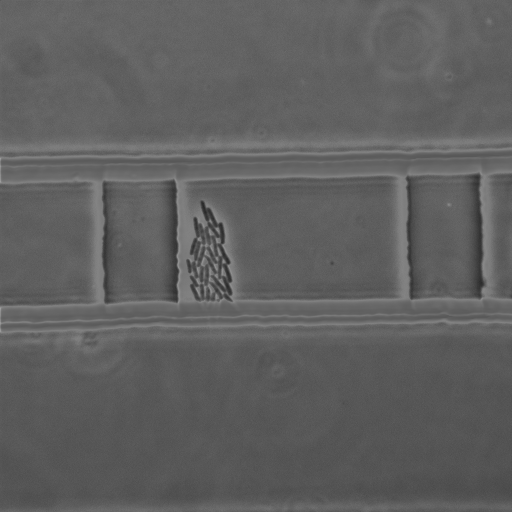
#> input picture bacteria_test.png, 512 x 512 px
$ python 'cluster detection workingver.py'
#> lines starting #> are read from the running program, lines starting #| are printed output that depends on the picture; after the words box and inside, x2 and y2 are one past the last pixel; in counts of white or black regions, pixels touching at a corner belong together
import cv2
import numpy as np
import matplotlib.pyplot as plt
from skimage.filters import threshold_otsu, rank
from skimage.morphology import disk

image_path = "bacteria_test.png"
image = cv2.imread(image_path, cv2.IMREAD_GRAYSCALE)
#> image is the input picture: shape (512, 512); min 39, max 158, mean 95.4

#applying entropy filter
entropy_img = rank.entropy(image, disk(3))
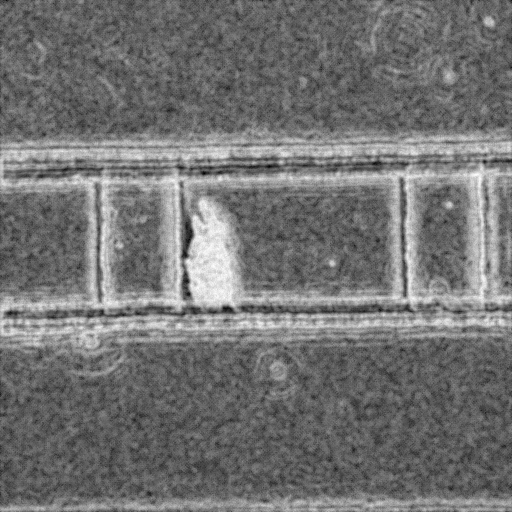
#> entropy_img: shape (512, 512) float64; min 1.33, max 4.86, mean 2.92; drawn with min black and max white

#applying Otsu’s threshold (to segment high-yexture regions)
threshold = threshold_otsu(entropy_img)
#> threshold = 3.18
binary_mask = entropy_img > threshold
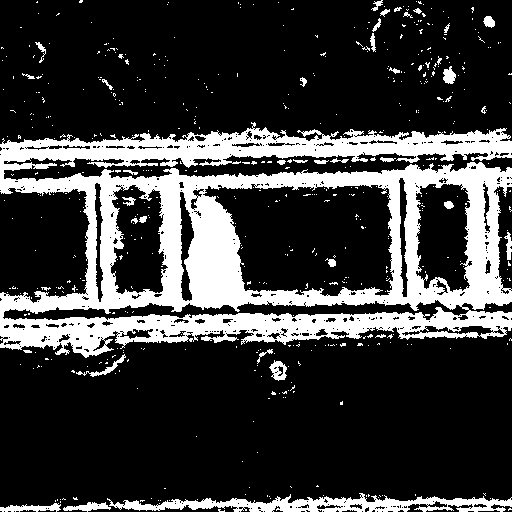
#> binary_mask: shape (512, 512) bool; 23% white; 534 white regions (495 under 20 px), largest, box (x1, y1, x2, y2) and area: (0, 122, 512, 358) 52752, (107, 493, 512, 512) 3646, (0, 503, 61, 512) 313

#convert to uint8
binary_mask = (binary_mask * 255).astype(np.uint8)

#adaptive
adaptive_thresh = cv2.adaptiveThreshold(image, 255, cv2.ADAPTIVE_THRESH_GAUSSIAN_C,
                                        cv2.THRESH_BINARY_INV, 21, 5)
#> adaptive_thresh: shape (512, 512); 6.9% white; 2181 white regions (2133 under 20 px), largest, box (x1, y1, x2, y2) and area: (1, 151, 512, 166) 2056, (1, 315, 512, 330) 1796, (406, 173, 485, 300) 1710

#combines entropy and adaptive thresholding
combined_mask = cv2.bitwise_and(binary_mask, adaptive_thresh)
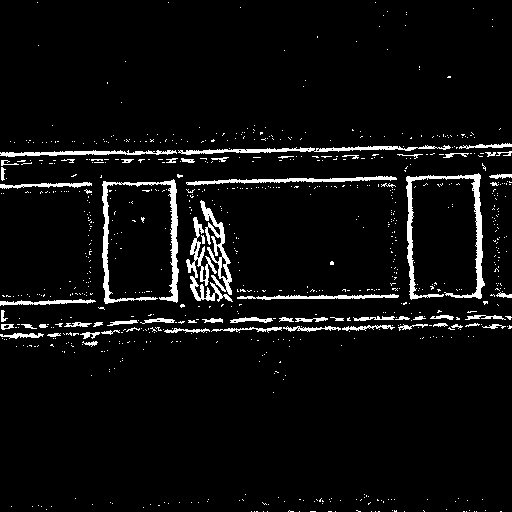
#> combined_mask: shape (512, 512); 5.1% white; 806 white regions (743 under 20 px), largest, box (x1, y1, x2, y2) and area: (406, 173, 485, 300) 1699, (102, 179, 179, 304) 1656, (186, 217, 233, 302) 923

#morphological refinement
kernel = np.ones((3, 3), np.uint8)
processed_mask = cv2.dilate(combined_mask, kernel, iterations=1)
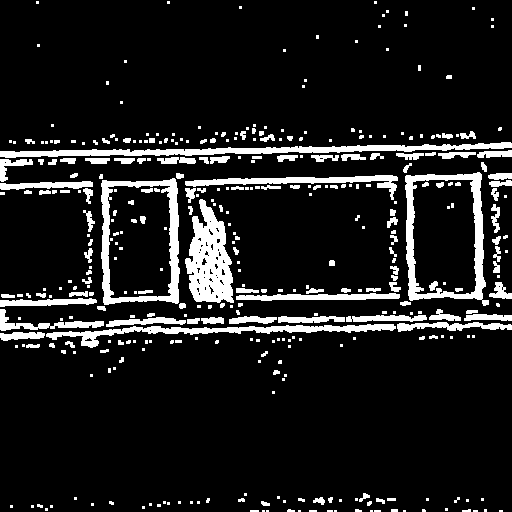
#> processed_mask: shape (512, 512); 11.3% white; 380 white regions (238 under 20 px)

#finding contours
contours, _ = cv2.findContours(processed_mask, cv2.RETR_EXTERNAL, cv2.CHAIN_APPROX_SIMPLE)
#> contours = 352 contours, 264 with area under 20; largest, box (x1, y1, x2, y2) and area: (405, 172, 489, 306) 9256, (101, 178, 180, 305) 9045, (185, 199, 234, 303) 3156, (0, 142, 512, 158) 2428, (46, 324, 396, 348) 1706

#select only the largest compact object in the centre (may need to be adjusted)
height, width = image.shape
#> height = 512; width = 512
center_x, center_y = width // 2, height // 2
#> center_x = 256; center_y = 256
roi_x_min, roi_x_max = int(0.3 * width), int(0.7 * width) #central region
#> roi_x_min = 153; roi_x_max = 358
roi_y_min, roi_y_max = int(0.3 * height), int(0.7 * height)
#> roi_y_min = 153; roi_y_max = 358

best_contour = None
best_score = -1

for cnt in contours:
    area = cv2.contourArea(cnt)
    if area < 200:  # ignore tiny objects
        continue

    #compute compactness (convexity)
    hull = cv2.convexHull(cnt)
    hull_area = cv2.contourArea(hull)
    solidity = float(area) / hull_area if hull_area > 0 else 0

    #compute distance to center and check if it's within the target area
    M = cv2.moments(cnt)
    if M["m00"] != 0:
        cx = int(M["m10"] / M["m00"])
        cy = int(M["m01"] / M["m00"])
        if not (roi_x_min < cx < roi_x_max and roi_y_min < cy < roi_y_max):
            continue  #ignore anything outside the center region (again may need to be refined for our images)
        distance = np.sqrt((cx - center_x) ** 2 + (cy - center_y) ** 2)
    else:
        distance = float('inf')

    # scoring based on area, solidity, and closeness to centre
    score = (area * solidity) / (1 + distance * 0.2)

    if score > best_score:
        best_score = score
        best_contour = cnt
#> this loop made 352 passes
#> (area, hull_area, solidity, cx, cy, distance, best_score) on passes 103, 200: (1705.5, 4517.5, 0.378, 216, 330, 84.12, 36.12), (3155.5, 3718, 0.849, 209, 260, 47.17, 256.7)
#> (area, hull_area, solidity, cx, cy, distance) on passes 110, 111, 140, 233: (288, 377.5, 0.763, 308, 319, 81.69), (221.5, 286, 0.774, 251, 319, 63.2), (715, 916.5, 0.78, 319, 296, 74.63), (1131.5, 3249, 0.348, 301, 180, 88.32)
#> after the loop, best_contour = contour of 175 points, box (x1, y1, x2, y2) (185, 199, 234, 303), area 3156; best_score = 256.7

#plotting
fig, axs = plt.subplots(1, 3, figsize=(18, 6))

#displaying clusters
contour_image = cv2.cvtColor(image, cv2.COLOR_GRAY2BGR)
if best_contour is not None:
    cv2.drawContours(contour_image, [best_contour], -1, (0, 255, 0), 2)
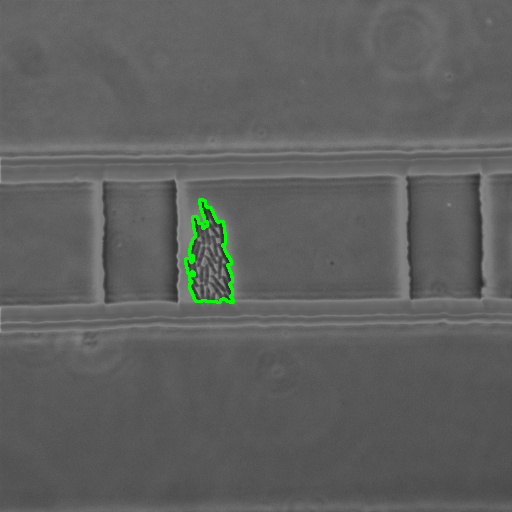
#> contour_image: shape (512, 512, 3); 0.43% of pixels changed, all inside (x1, y1, x2, y2) = (184, 198, 235, 304)

axs[0].imshow(contour_image, cmap='gray')
axs[0].set_title("Final Isolated Bacterial Cluster")
axs[0].axis("off")

#creating bacterial heatmap (may not be too useful)
heatmap = np.zeros_like(image, dtype=np.uint8)
if best_contour is not None:
    cv2.drawContours(heatmap, [best_contour], -1, (255), thickness=cv2.FILLED)
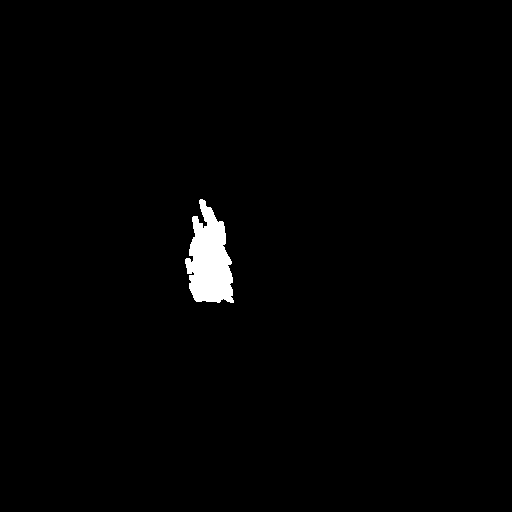
#> heatmap: shape (512, 512); 1.3% white; 1 white region, box (x1, y1, x2, y2) and area: (185, 199, 234, 303) 3317

axs[1].imshow(heatmap, cmap='hot', interpolation='nearest')
axs[1].set_title("Final Bacterial Heatmap")
axs[1].axis("off")

#creating histogram (also not too useful, may delete)
if best_contour is not None:
    axs[2].hist([cv2.contourArea(best_contour)], bins=5, color="blue", alpha=0.7, edgecolor="black")
axs[2].set_title("Cluster Size Distribution")
axs[2].set_xlabel("Cluster Size (pixels)")
axs[2].set_ylabel("Count")

print("Final Isolated Bacterial Cluster Found:", best_contour is not None)
#| Final Isolated Bacterial Cluster Found: True

plt.tight_layout()
plt.show()
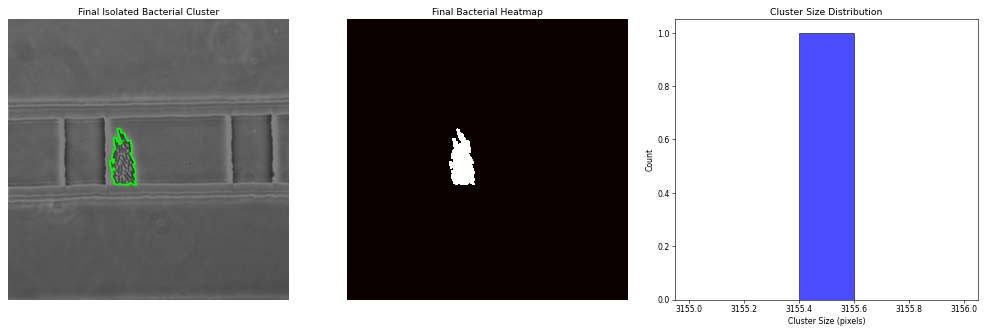
#> figure drawn by matplotlib, 3 panels; panel 3: tallest bar 1 high, from x = 3155.4 to 3155.6
